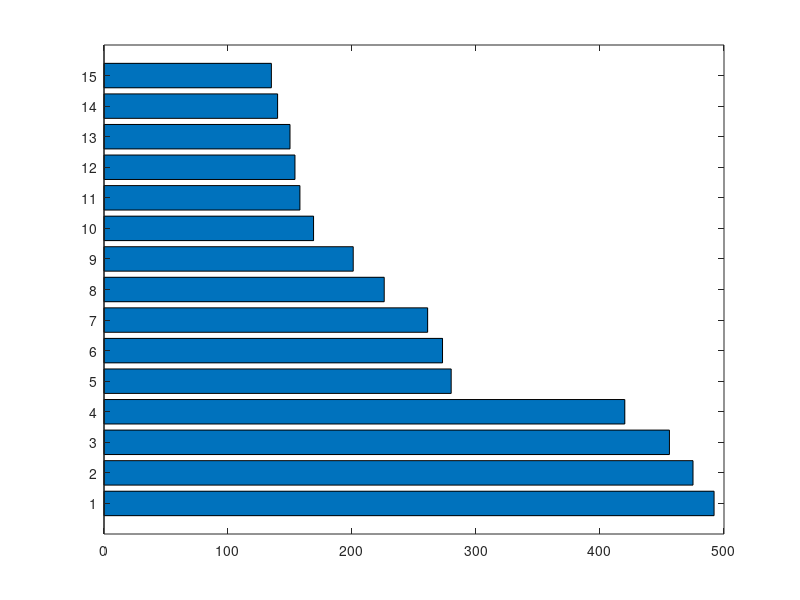

The MATLAB script that drew this image: (Note: this script raises an error after producing the figure.)
%WFREQ

% Cell array z stores the data:
z = {492, 'matrix'
     475, 'that'
     456, 'function'
     420, 'with'
     280, 'this'
     273, 'figure'
     261, 'example'
     226, 'which'
     201, 'functions'
     169, 'plot'
     158, 'using'
     154, 'file'
     150, 'command'
     140, 'from'
     135, 'vector'};
% Draw bar graph of first column of z.  cat converts to column vector.
h = barh(cat(1,z{:,1}));
n = length(z);
h.FaceColor = [.5 .25 .5]; % RGB values giving a purple.
set(gca,'YTickLabel',z(:,2))
set(gca,'YDir','reverse')  % Reverse order of y-values.
ylim([0 n+1])
grid
